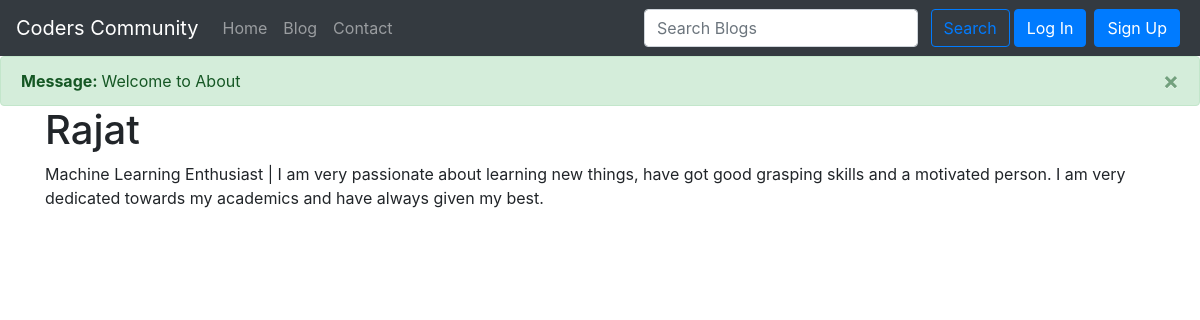
The app's page /about/Rajat with its own data.
### blog/models.py (models this page shows, shortened)
class Post(models.Model):
    sno=models.AutoField(primary_key=True)
    title=models.CharField(max_length=50)
    content=models.TextField()
    author=models.CharField(max_length=50)
    authorDesc=models.CharField(max_length=250)
    user = models.ForeignKey(User, blank=True, null=True,
                             on_delete=models.CASCADE)
    slug=models.CharField(max_length=100)
    views=models.IntegerField(default=0)
    timeStamp=models.DateTimeField(blank=True)

### home/views.py (the view)
# urls.py: path('about/<str:authSlug>',views.about,name="about"),
def about(request,authSlug):
    if authSlug==None:
        messages.success(request,"Welcome to About")
        return render(request,"home/contact.html")
    else:
        messages.success(request,"Welcome to About")
        authNames=Post.objects.filter(author=authSlug).first()
        print(authNames.author)
        authDesc=Post.objects.filter(author__startswith=authNames.author).values()
        authDesc=(authDesc[0]['authorDesc'])
        auth={"authNames":authNames,"authDesc":authDesc}
        return render(request,"home/about.html",auth)

### templates/home/about.html (shortened to what this page needs)
{% extends 'base.html' %}
{% block body %}
<div class="container">
    <h1>{{authNames.author}}</h1>
    <p>{{authDesc|safe}}</p>
</div>
{% endblock body %}

### records on screen
Post: author "Rajat"
Post: authorDesc "Machine Learning Enthusiast | I am very passionate about learning new things, have got good grasping skills and a motivated person. I am very dedicated towards my academics and have always given my best."

### other values on screen
{{ message }} "Welcome to About"
